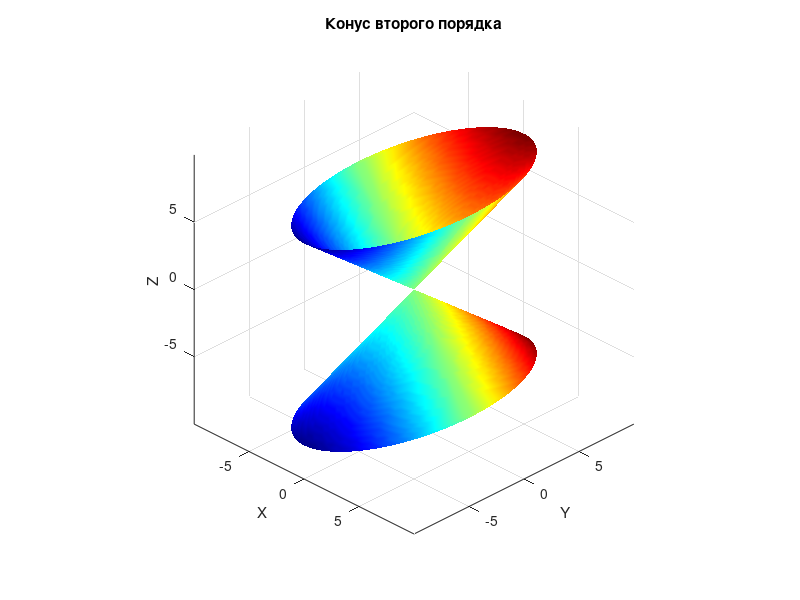

Write the MATLAB code that produced this figure.
% Параметры
a = 1; 
b = 2; 
c = 1.5;
h = 5;

% Сетка координат
t = linspace(0, 2*pi, 100); % Угловые значения
z = linspace(-h, h, 100);   % Высота по оси z
[T, Z] = meshgrid(t, z);

% Уравнение конуса
X = a * Z .* cos(T); % x = a*z*cos(t)
Y = b * Z .* sin(T); % y = b*z*sin(t)
Z = c * Z;           % Масштабирование по оси z

% Построение поверхности
figure;
surf(X, Y, Z, Y); % Ориентация цветов по оси y
colormap(jet);    % Цветовая палитра
shading interp;   % Интерполяция цвета

% Настройки отображения
axis equal;       % Одинаковые масштабы
xlabel('X');
ylabel('Y');
zlabel('Z');
title('Конус второго порядка');
grid on;
% Настройка положения камеры
view(45, 30); % Азимут 45°, высота 30°
